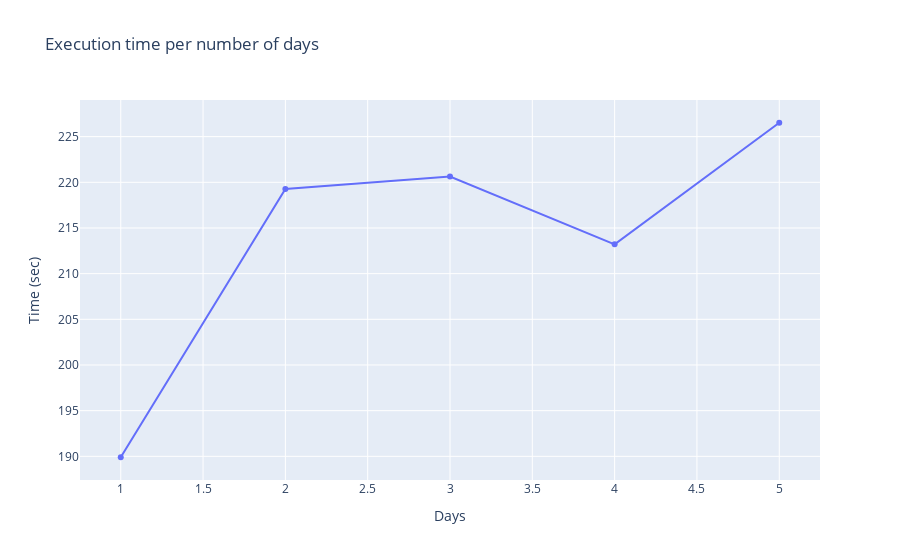

The notebook cell saved with this chart:
### Code cell
fig = go.Figure()
fig.add_trace(go.Scatter(x=[1,2,3,4,5], y=[189.9, 219.27, 220.63, 213.21, 226.52], name='LAID all data '))
fig.update_layout(title='Execution time per number of days',
                  xaxis_title='Days',
                  yaxis_title='Time (sec)')
fig.show()

### Figure 1 — Plotly figure (JSON) as saved in the notebook; plotly's stock layout.template omitted (floating-point values rounded to 4 significant figures)
{"data": [{"name": "LAID all data ", "type": "scatter", "x": [1, 2, 3, 4, 5], "y": [189.9, 219.3, 220.6, 213.2, 226.5]}], "layout": {"title": {"text": "Execution time per number of days"}, "xaxis": {"title": {"text": "Days"}}, "yaxis": {"title": {"text": "Time (sec)"}}}}
